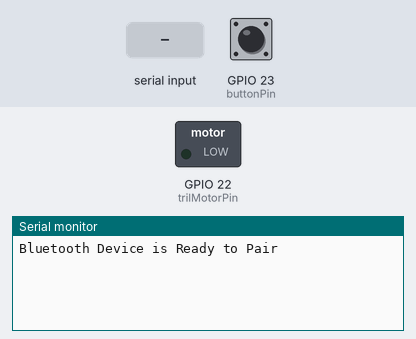
Recording of a sketch running on a simulated ESP32. Shown: switched loads named in the sketch (green lamp = pin HIGH), the last lines printed to the serial monitor. Inputs (shaded band) come from the test bench; at power-on: GPIO 23 (buttonPin) LOW. Nothing arrives over Bluetooth unless stated.

Above: at 4.2 s.
4.3 s: GPIO 23 (buttonPin) pulled HIGH for 0.15 s
At 5.4 s:
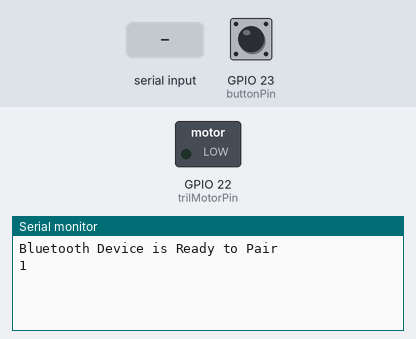
11.9 s: "30,150\n" received over the second serial link
At 13.4 s:
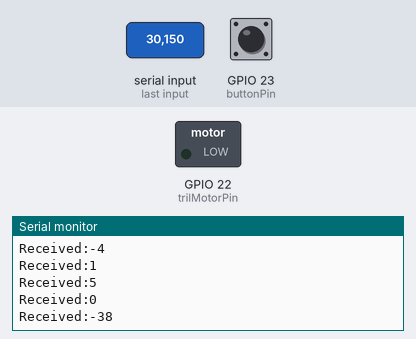
Timing chart, 0 to 14.4 s (numbered marks = the images above; inputs shaded):
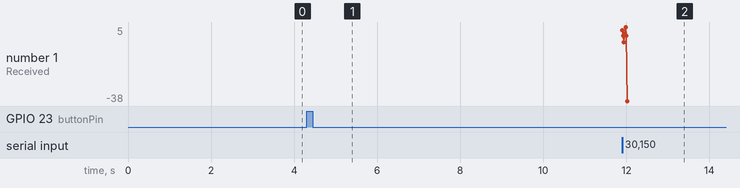

Measured:
- after the input at 4.3 s, the serial monitor: prints a new line after 0.06 s (image 1)
- after the input at 11.9 s, the serial monitor: prints a new line at once (image 2)

The sketch:

bluetooth-button-trilmotor.ino
```cpp
//Libraries die gebruikt worden
#include <SPI.h>
#include "BluetoothSerial.h"

//bluetooth variabelen
BluetoothSerial bluetoothObject; //Object for Bluetooth
int incoming;

//variabelen button
const int buttonPin = 23;
int buttonState;
int lastButtonState = LOW;
int count = 0;

//debounce
unsigned long lastDebounceTime = 0;  // the last time the output pin was toggled
unsigned long debounceDelay = 50;    // the debounce time; increase if the output flickers

//trilmotor
const int trilMotorPin = 22;
bool trilMotorToggle = false;//als de boolean op true wordt gezet begint als het ware de focus sessie. (Dit moet vanuit de app geregeld worden)

//timer trilmotor
unsigned long trilTimer;
unsigned long trilTime = 5000;


void setup()
{
  //bluetooth device pairing
  bluetoothObject.begin("Kyubio SF-05-K9"); //Name of your Bluetooth Signal
  Serial.println("Bluetooth Device is Ready to Pair");

  pinMode(trilMotorPin, OUTPUT);//trilmotor
  pinMode(buttonPin, INPUT); //button
  Serial.begin(57600); //baud van de arduino

}

void loop()
{
  if (bluetoothObject.available()) //Check if we receive anything from Bluetooth
  {
    incoming = bluetoothObject.read(); //Read what we recevive
    incoming = incoming - 48;//omdat ze char versturen ipv int
    Serial.print("Received:"); Serial.println(incoming);

    if (incoming == 1)
        {
         trilMotorToggle = true;
         bluetoothObject.println("trilmotor aan");
         trilTimer = millis();
        }

    if (incoming == 0)
        {
         trilMotorToggle = false;
         bluetoothObject.println("trilmotor uit");
        }
  }
  delay(20);


//button, debounce, trilmotor en timertrilmotor
  int reading = digitalRead(buttonPin);


  if (reading != lastButtonState)
  {
    lastDebounceTime = millis();
  }

  if ((millis() - lastDebounceTime) > debounceDelay)
  {
    if (reading != buttonState)
    {
      buttonState = reading;
      if(buttonState == HIGH)
      {
        count++;
        Serial.println(count);
        bluetoothObject.println(count);
        trilmotorOff();
        trilTimer = millis();
      }

    }
  }
  lastButtonState = reading;
  if ((millis()- trilTimer) >  trilTime && trilMotorToggle == true)
  {
    trilmotorOn();
  }
}


void trilmotorOn()
{
  digitalWrite(trilMotorPin, HIGH);
}

void trilmotorOff()
{
  digitalWrite(trilMotorPin, LOW);
}
```
